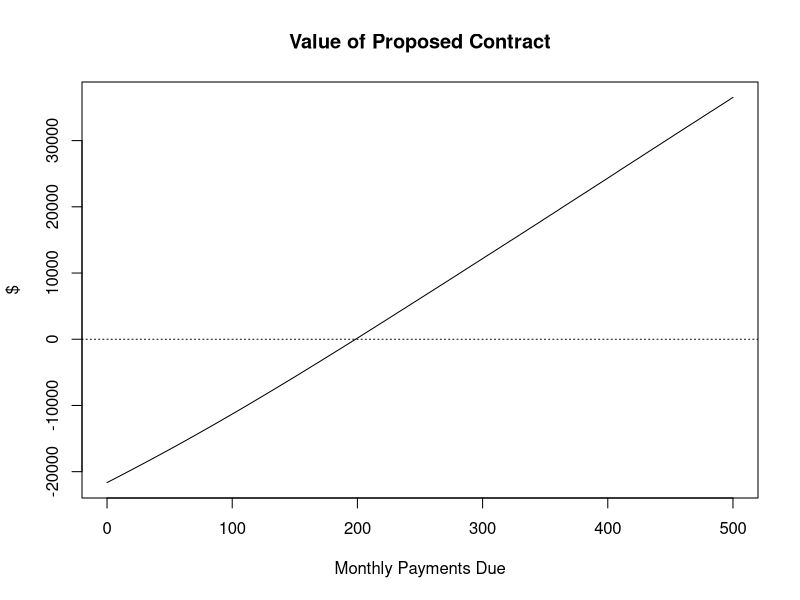

R code for this plot:
## ---- chunk 1
expected_payments <- function(start_value, mu, sigma, t, x, y, z) {
  
    returns <- rnorm(t, mu, sigma)                                      # <1>
    money_received <- 0                                                 # <2>
    money_paid <- z                                                     # <2>
    portfolio_value <- rep(NA, t+1)                                     # <2>
    portfolio_value[1] <- start_value                                   # <2>
    for (tt in 2:(t+1)) {                                               # <3>
      gain <- portfolio_value[tt-1] * returns[tt-1]
      if (gain == x) {
        portfolio_value[tt] <- portfolio_value[tt-1]
      } else if (gain > x) {
        left_over_gain <- gain - x
        to_pay = y*left_over_gain
        left_over_gain <- left_over_gain - to_pay
        portfolio_value[tt] <- portfolio_value[tt-1] + left_over_gain
        money_paid <- money_paid + to_pay
      } else {
        money_received <- money_received + x
        portfolio_value[tt] <- portfolio_value[tt-1] + gain
      }
    }
    
    out <- c(
      final_portfolio_value = portfolio_value[t+1], 
      money_paid = money_paid, 
      money_received = money_received
    )
    
    return(out)
}
## ---- chunk 2
start_value <- 1000
mu <- 0.01
sigma <- 0.05
t <- 12*10
x <- 5
y <- 0.2
z <- 50
experiment_results <- expected_payments(start_value, mu, sigma, t, x, y, z)
experiment_results
## ---- chunk 3
MC_expected_payments <- function(n, 
                                 start_value = 1000000, 
                                 mu = 0.01, 
                                 sigma = 0.05, 
                                 t = 12*10, 
                                 x = 5000, 
                                 y = 0.2, 
                                 z = 50, 
                                 seed = 6150533) {
  
  set.seed(seed)
  f <- function(i) expected_payments(start_value, mu, sigma, t, x, y, z)
  outputs <- lapply(1:n, f)
  outputs <- do.call(rbind, outputs)
  mean_outputs <- apply(outputs, 2, mean)
  return(mean_outputs)
}
## ---- chunk 4
outputs <- MC_expected_payments(1000)
outputs
## ---- chunk 5
value_contract <- function(n, xs, ...) {
  f <- function(x) c(MC_expected_payments(n, x = x, ...), x = x)
  exp_pay <- lapply(xs, f)
  exp_pay <- do.call(rbind, exp_pay)
  exp_value <- exp_pay[, "money_received"] - exp_pay[, "money_paid"]
  output <- cbind(exp_value, exp_pay[, "x"])
  colnames(output) <- c("Expected Value", "X")
  return(output)
}
## ---- chunk 6
mu <- 0.01 
sigma <- 0.1 
y <- 0.2
z <- 10000
start_value <- 10000
value <- value_contract(1000, seq(0, 500, 1), start_value = start_value, y = y, z = z, mu = mu, sigma = sigma);
## ---- chunk 7
plot(value[, "X"], 
     value[, "Expected Value"], 
     type = "l", 
     main = "Value of Proposed Contract",
     xlab = "Monthly Payments Due", 
     ylab = "$")
abline(h = 0, col = "black", lty = 3)
